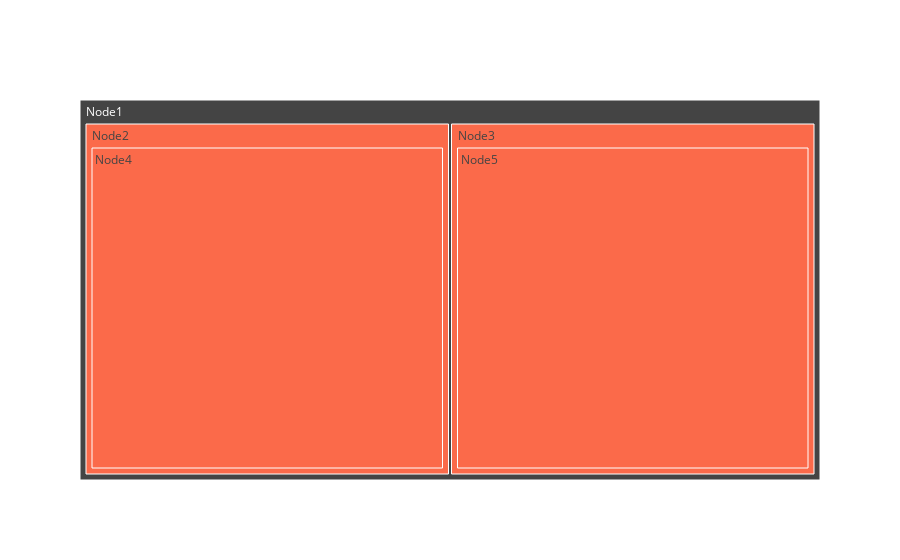

The notebook cell saved with this chart:
### Code cell
import plotly.graph_objects as go
import pandas as pd

# 创建一个数据帧，其中包含节点的标签、父节点和颜色值
df = pd.DataFrame({
    'labels': ["Node1", "Node2", "Node3", "Node4", "Node5"],
    'parents': ["", "Node1", "Node1", "Node2", "Node3"],
    'values': [0, 1, 1, 1, 1]
})

# 找出根节点，这里假设根节点就是那些父节点为空的节点
root_node = df[df['parents'] == ""]
other_nodes = df[df['parents'] != ""]

fig = go.Figure()

# 为根节点创建一个单独的 Treemap trace
fig.add_trace(go.Treemap(
    labels=root_node['labels'],
    parents=root_node['parents'],
    marker=dict(
        colors=['green'],  # 设定根节点的颜色为绿色
        showscale=False
    ),
    name=""
))

# 为其它节点创建一个单独的 Treemap trace
fig.add_trace(go.Treemap(
    labels=other_nodes['labels'],
    parents=other_nodes['parents'],
    marker=dict(
        colors=other_nodes['values'],  # 使用 'values' 列的值设定节点的颜色
        colorscale='Reds',  # 设定颜色比例尺为 'Reds'
        showscale=False
    ),
    name=""
))

fig.show()

### Figure 1 — Plotly figure (JSON) as saved in the notebook; plotly's stock layout.template omitted (floating-point values rounded to 4 significant figures)
{"data": [{"labels": ["Node1"], "marker": {"colors": ["green"], "showscale": false}, "name": "", "parents": [""], "type": "treemap"}, {"labels": ["Node2", "Node3", "Node4", "Node5"], "marker": {"colors": [1, 1, 1, 1], "colorscale": [[0, "rgb(255,245,240)"], [0.125, "rgb(254,224,210)"], [0.25, "rgb(252,187,161)"], [0.375, "rgb(252,146,114)"], [0.5, "rgb(251,106,74)"], [0.625, "rgb(239,59,44)"], [0.75, "rgb(203,24,29)"], [0.875, "rgb(165,15,21)"], [1, "rgb(103,0,13)"]], "showscale": false}, "name": "", "parents": ["Node1", "Node1", "Node2", "Node3"], "type": "treemap"}], "layout": {}}
